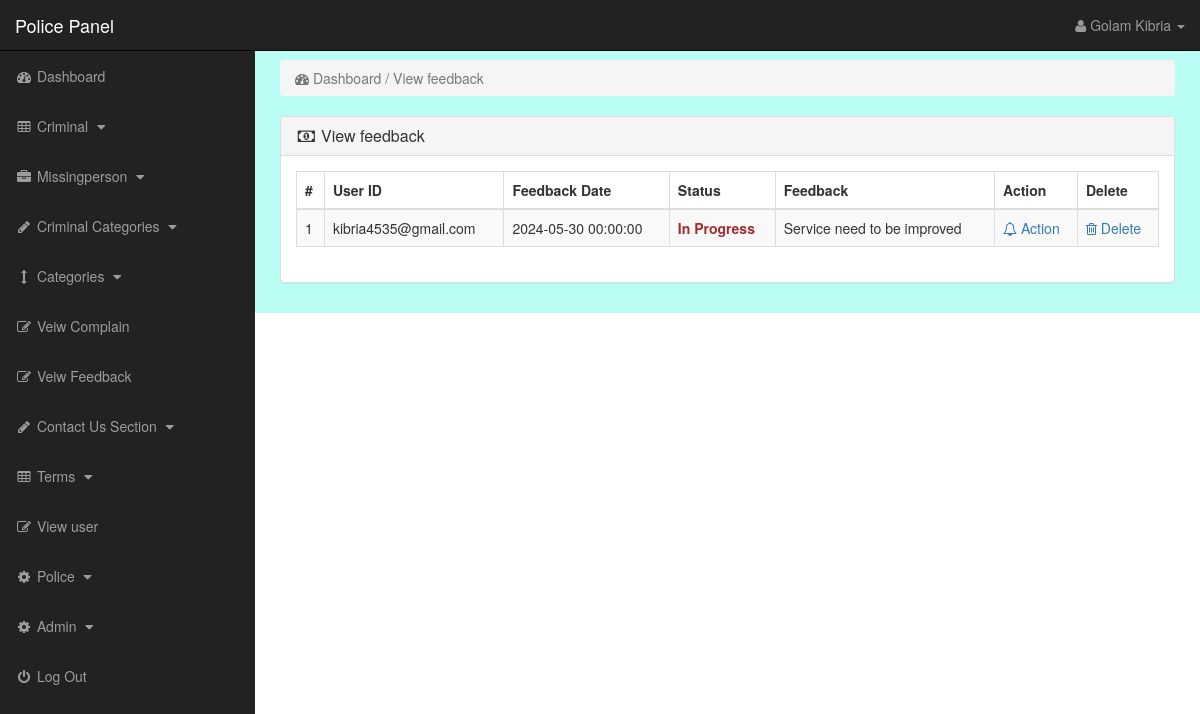
The page /police/index.php?view_feed (signed in) on the database its author committed.
### tables this page shows
CREATE TABLE `police` (
  `police_id` int(10) NOT NULL,
  `police_name` varchar(255) NOT NULL,
  `police_station` varchar(255) NOT NULL,
  `police_email` varchar(255) NOT NULL,
  `police_pass` varchar(255) NOT NULL,
  `police_image` text NOT NULL,
  `police_contact` varchar(255) NOT NULL,
  `police_country` text NOT NULL,
  `police_job` varchar(255) NOT NULL,
  `police_about` text NOT NULL
);

CREATE TABLE `user_feed` (
  `feed_id` int(11) NOT NULL,
  `user_id` int(11) NOT NULL,
  `feed_date` datetime NOT NULL,
  `feed_status` varchar(50) NOT NULL,
  `feedback` text NOT NULL
);

CREATE TABLE `user` (
  `user_id` int(10) NOT NULL,
  `user_name` varchar(255) NOT NULL,
  `user_email` varchar(255) NOT NULL,
  `user_pass` varchar(255) NOT NULL,
  `user_country` text NOT NULL,
  `user_city` text NOT NULL,
  `user_contact` varchar(255) NOT NULL,
  `user_address` text NOT NULL,
  `user_image` text NOT NULL,
  `user_ip` varchar(255) NOT NULL,
  `user_confirm_code` text NOT NULL
);

### police/view_feed.php (the view, shortened to what this page needs)
<?php
if(!isset($_SESSION['police_email'])){
    echo "<script>window.open('login.php','_self')</script>";
} else {
?>
<div class="row">
    <div class="col-lg-12">
        <ol class="breadcrumb">
            <li class="active">
                <i class="fa fa-dashboard"></i> Dashboard / View feedback
            </li>
        </ol>
    </div>
</div>
<div class="row">
    <div class="col-lg-12">
        <div class="panel panel-default">
            <div class="panel-heading">
                <h3 class="panel-title">
                    <i class="fa fa-money fa-fw"></i> View feedback
                </h3>
            </div>
            <div class="panel-body">
                <div class="table-responsive">
                    <table class="table table-bordered table-hover table-striped">
                        <thead>
                            <tr>
                                <th>#</th>
                                <th>User ID</th>
                                <th>Feedback Date</th>
                                <th>Status</th>
                                <th>Feedback</th>
                                <th>Action</th>
                                <th>Delete</th>
                            </tr>
                        </thead>
                        <tbody>
                        <?php
                        $i = 0;
                        $get_feed = "SELECT * FROM user_feed";
                        $run_feed = mysqli_query($con, $get_feed);
                        while ($row_feed = mysqli_fetch_array($run_feed)) {
                            $feed_id = $row_feed['feed_id'];
                            $user_id = $row_feed['user_id'];
                            $feed_date = $row_feed['feed_date'];
                            $feed_status = $row_feed['feed_status'];
                            $feedlaint = $row_feed['feedback'];
                            $i++;
                        ?>
                        <tr>
                            <td><?php echo $i; ?></td>
                            <td>
                                <?php
                                $get_user = "SELECT user_email FROM user WHERE user_id='$user_id'";
                                $run_user = mysqli_query($con, $get_user);
                                $row_user = mysqli_fetch_array($run_user);
                                $user_email = $row_user['user_email'];
                                echo $user_email;
                                ?>
                            </td>
                            <td><?php echo $feed_date; ?></td>
                            <td>
                            <?php
                                  if ($feed_status == 'Pending') {
                                    $feed_status = "<b style='color:red;'>Pending</b>";
                                } else if($feed_status == 'In Progress') {
                                    $feed_status = "<b style='color:brown;'>In Progress</b>";
                                }
                                echo $feed_status;
                                ?>
                            </td>
                            <td><?php echo $feedlaint; ?></td>
                            <td>
                                <a href="index.php?edit_feed=<?php echo $feed_id; ?>">
                                    <i class="fa fa-bell-o"></i> Action
                                </a>
                            </td>
                            <td>
                                <a href="index.php?feed_delete=<?php echo $feed_id; ?>">
                                    <i class="fa fa-trash-o"></i> Delete
                                </a>
                            </td>
                        </tr>
                        <?php } ?>
                        </tbody>
                    </table>
                </div>
            </div>
        </div>
    </div>
</div>
<?php } ?>

### police/includes/sidebar.php (shortened to what this page needs)
<?php
if (!isset($_SESSION['police_email'])) {
    echo "<script>window.open('login.php','_self')</script>";
} else {
?>
    <nav class="navbar navbar-inverse navbar-fixed-top">
        <div class="navbar-header">
            <a class="navbar-brand" href="index.php?dashboard">Police Panel</a>
        </div>
        <ul class="nav navbar-right top-nav">
            <li class="dropdown">
                <a href="#" class="dropdown-toggle" data-toggle="dropdown">
                    <i class="fa fa-user"></i>
                    <?php echo $police_name; ?> <b class="caret"></b>
                </a>
            </li>
        </ul>
        <div class="collapse navbar-collapse navbar-ex1-collapse">
            <ul class="nav navbar-nav side-nav">
                <li>
                    <a href="index.php?dashboard">
                        <i class="fa fa-fw fa-dashboard"></i> Dashboard
                    </a>
                </li>
                <li>
                    <a href="#" data-toggle="collapse" data-target="#criminal">
                        <i class="fa fa-fw fa-table"></i> Criminal
                        <i class="fa fa-fw fa-caret-down"></i>
                    </a>
                </li>
                <li>
                    <a href="#" data-toggle="collapse" data-target="#missingperson">
                        <i class="fa fa-fw fa-briefcase"></i> Missingperson
                        <i class="fa fa-fw fa-caret-down"></i>
                    </a>
                </li>
                <li>
                    <a href="#" data-toggle="collapse" data-target="#c_cat">
                        <i class="fa fa-fw fa-pencil"></i> Criminal Categories
                        <i class="fa fa-fw fa-caret-down"></i>
                    </a>
                </li>
                <li>
                    <a href="#" data-toggle="collapse" data-target="#cat">
                        <i class="fa fa-fw fa-arrows-v"></i> Categories
                        <i class="fa fa-fw fa-caret-down"></i>
                    </a>
                </li>
                <li>
<a href="index.php?view_comp">
    <i class="fa fa-fw fa-edit"></i> Veiw Complain
</a>
</li>
<li>
<a href="index.php?view_feed">
    <i class="fa fa-fw fa-edit"></i> Veiw Feedback
</a>
</li>
                <li>
                    <a href="#" data-toggle="collapse" data-target="#contact_us">
                        <i class="fa fa-fw fa-pencil"> </i> Contact Us Section
                        <i class="fa fa-fw fa-caret-down"></i>
                    </a>
                </li>
                <li>
                    <a href="#" data-toggle="collapse" data-target="#terms">
                        <i class="fa fa-fw fa-table"></i> Terms
                        <i class="fa fa-fw fa-caret-down"></i>
                    </a>
                </li>
                <li>
                    <a href="index.php?view_user">
                        <i class="fa fa-fw fa-edit"></i> View user
                    </a>
                </li>
                <li>
                    <a href="#" data-toggle="collapse" data-target="#police">
                        <i class="fa fa-fw fa-gear"></i> Police
                        <i class="fa fa-fw fa-caret-down"></i>
                    </a>
                </li>
                <li>
                    <a href="#" data-toggle="collapse" data-target="#admin">
                        <i class="fa fa-fw fa-gear"></i> Admin
                        <i class="fa fa-fw fa-caret-down"></i>
                    </a>
                </li>
                <li>
                    <a href="logout.php">
                        <i class="fa fa-fw fa-power-off"></i> Log Out
                    </a>
                </li>
            </ul>
        </div>
    </nav>
<?php } ?>

### police/css/style.css (style rules this page uses)
body { margin-top:100px; }
@media (min-width: 768px) { body { margin-top:50px; } }
.top-nav { padding:0 15px; }
.top-nav>li { display:inline-block; float:left; }
.top-nav>li>a { padding-top:15px; padding-bottom:15px; line-height:20px; color:#999; }
@media (min-width: 768px) { .side-nav { position:fixed; top:51px; width:255px; border-radius:0; overflow-y:auto; background-color: #222; bottom:0; overflow-x:hidden; padding-bottom:40px; } }
@media (min-width: 768px) { .side-nav>li>a { width:255px; } }
.panel-body { border-radius:5px; }

### rows shown on the page
police: police_name "Golam Kibria"
user_feed: user.user_email "kibria4535@gmail.com", feed_date "2024-05-30 00:00:00", feed_status "In Progress", feedback "Service need to be improved"
